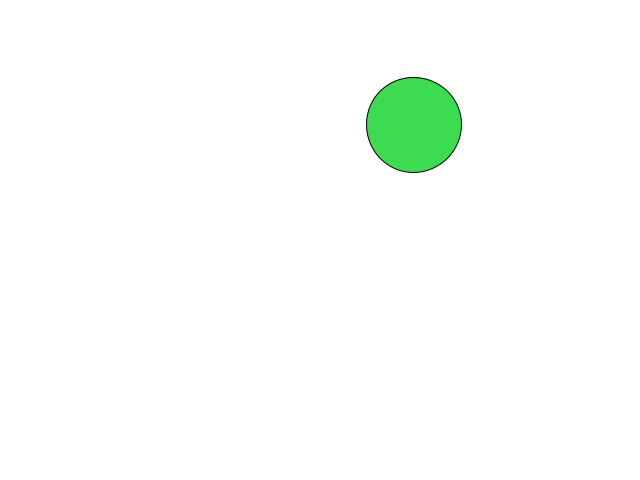
Frame 1 (no input)
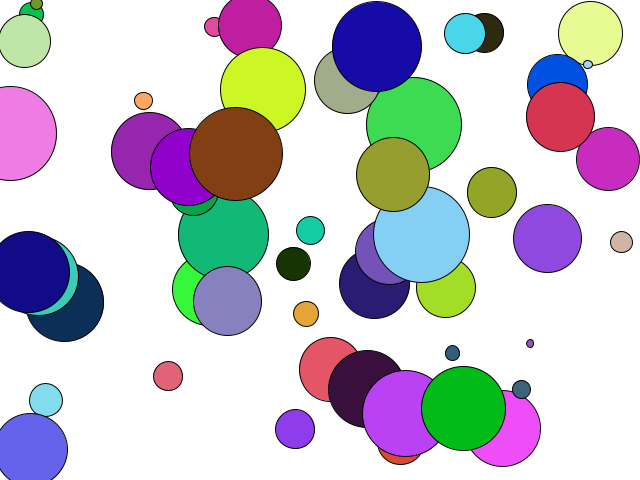
Frame 60 (the mouse pressed at the canvas centre just before this capture)
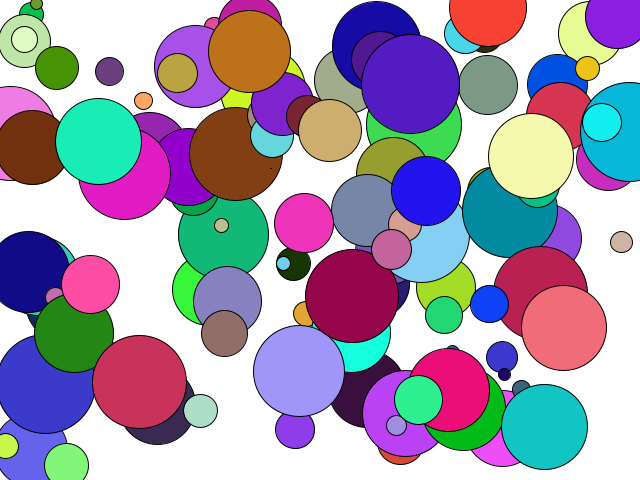
Frame 120 (the mouse held since frame 60 and released just before this capture)

The Processing sketch that drew these frames (run headless with seeded random() and noise(); from frame 60 on, the mouse is pressed at the canvas centre):

// Processing sketch: RandomBubbles
// ── RandomBubbles.pde
// RANDOM Circles with Random Colours

// CREATE RANDOMLY SIZED CIRCLES of RANDOM COLOURS in the APP WINDOW


float posX;    
float posY;
float radius;

void setup() {
  size(640, 480);
  background(255,255,255);
}

void draw() {
  
  posX = random(0,width);
  posY = random(0,height);
  radius = random(100);
  
  fill( floor(random(0,256)), floor(random(0,256)), floor(random(0,256)) );
  circle(posX, posY, radius);
  
  //delay(1000);
}
